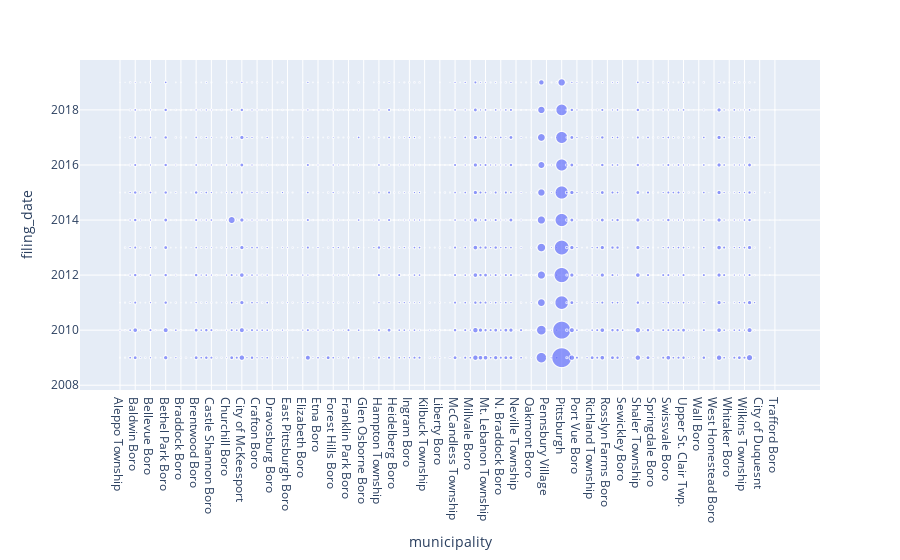

The cell this chart's notebook holds for it:
### Markdown cell above
### Plot the relationship between filing date and municipality

### Code cell
# Create scatter plot
plot2 = px.scatter(df_grp_drop,
                   x="municipality",
                   y="filing_date",
                   size='amount')

plot2

### Figure 1 — Plotly figure (JSON) as saved in the notebook; plotly's stock layout.template omitted (floating-point values rounded to 4 significant figures; data arrays with more than 128 entries replaced by an {"elided": "..."} marker saying what was removed)
{"data": [{"hovertemplate": "municipality=%{x}<br>filing_date=%{y}<br>amount=%{marker.size}<extra></extra>", "legendgroup": "", "marker": {"color": "#636efa", "size": {"elided": "1308 int values"}, "sizemode": "area", "sizeref": 3.155, "symbol": "circle"}, "mode": "markers", "name": "", "showlegend": false, "type": "scattergl", "x": {"elided": "1308 str values"}, "xaxis": "x", "y": {"elided": "1308 int values"}, "yaxis": "y"}], "layout": {"autosize": true, "legend": {"itemsizing": "constant", "tracegroupgap": 0}, "margin": {"t": 60}, "xaxis": {"anchor": "y", "autorange": true, "domain": [0, 1], "range": [-7.482, 137.5], "title": {"text": "municipality"}, "type": "category"}, "yaxis": {"anchor": "x", "autorange": true, "domain": [0, 1], "range": [2007.0, 2020.0], "title": {"text": "filing_date"}, "type": "linear"}}}
